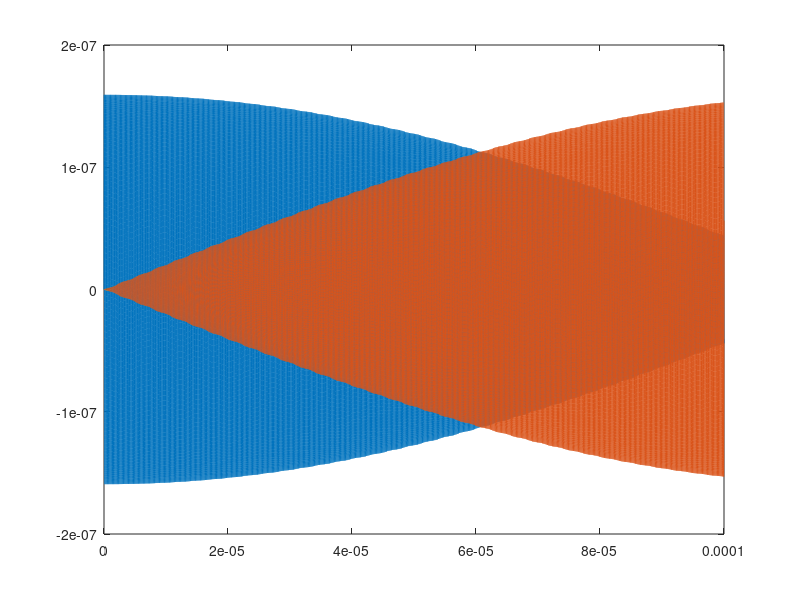

Reproduce this figure in MATLAB.

% % 1-D 1 particle(line2 to line23)
% % define parameters
% tau=1e-4;
% T=10;
% x0=5;
% v0=100;
% k=4*pi^2*4;
% N=T/tau;
% x=[];
% v=[];
% t=[];
% 
% % calculation
% x(1)=x0;
% v(1)=v0;
% t(1)=0;
% for i=1:N
%    t(i+1)=t(i)+tau;
%    v(i+1)=v(i)-k*x(i)*tau;
%    x(i+1)=x(i)+(v(i)+v(i+1))*tau/2;
% end
% plot(t,x);


% % 2-D 1 particle(line26 to line57)
% % define parameters
% tau=1e-4;%if tau is set not fine enough such as 1e-3, the simulation will fail
% T=10;
% vx0=100;
% vy0=500;
% x0=400;
% y0=100;
% k=100;
% N=T/tau;
% x=zeros(N,1);
% y=zeros(N,1);
% vx=zeros(N,1);
% vy=zeros(N,1);
% t=zeros(N,1);
% 
% % calculation
% x(1)=x0;
% y(1)=y0;
% vx(1)=vx0;
% vy(1)=vy0;
% t(1)=0;
% 
% for i=1:N
%     t(i+1)=t(i)+tau;
%     vx(i+1)=vx(i)-k*x(i)*tau;
%     vy(i+1)=vy(i)-k*y(i)*tau;
%     x(i+1)=x(i)+(vx(i)+vx(i+1))*tau/2;
%     y(i+1)=y(i)+(vy(i)+vy(i+1))*tau/2;
% end
% plot(t,x);
% plot(t,y);
% plot(x,y);



% 2-D 2 particles(line62 to line156)
% 
% NOte:
% tau=1e-2;T=1000;k=10000;kq=500 will go wrong
% however, tau=1e-3;T=1000;k=10000;kq=500 is able to work

% define parameters
mp=1.67e-27;
m=40*mp;
Q=1.6e-19;
epsilon=8.854e-12;
kq=Q^2/(4*pi*epsilon);
w1=2*pi*5e6;
w2=2*pi*0.2e6;
k1=m*w1^2;
k2=m*w2^2;

% time scale
tau=1e-9;
N=1e5;
T=N*tau;

% initial parameters
l1=(Q^2/(2*m*w1^2*pi*epsilon))^(1/3);
U1=m*w1^2*l1^2/4+Q^2/(4*pi*epsilon*l1);
l2=(Q^2/(2*m*w2^2*pi*epsilon))^(1/3);
U2=m*w2^2*l2^2/4+Q^2/(4*pi*epsilon*l2);
U=U1-U2;
vt=sqrt(2*U/m);
r10=[0,l2/2];
r20=-r10;
v10=[5,5];
v20=[0,0];
% k=10;
% kq=500;
r=zeros(N,2,2);
v=zeros(N,2,2);
t=zeros(1,N);
d=zeros(1,N);
E=zeros(1,N);
% r=[];
% v=[];
% t=[];
% d=[];
a=[];
t(1)=0;
% format x(time,order of the particle,spacial dimension)

% calculation
r(1,1,:)=r10;
r(1,2,:)=r20;
v(1,1,:)=v10;
v(1,2,:)=v20;
d(1)=sqrt((r(1,1,1)-r(1,2,1))^2+(r(1,1,2)-r(1,2,2))^2);
E(1)=m/2*(v(1,1,1)^2+v(1,1,2)^2+v(1,2,1)^2+v(1,2,2)^2)+...
    k1/2*(r(1,1,1)^2+r(1,2,1)^2)+k2/2*(r(1,1,2)^2+r(1,2,2)^2)+...
    kq*(1/d(1));

for i=2:N
    t(i)=t(i-1)+tau;
    d(i)=sqrt((r(i-1,1,1)-r(i-1,2,1))^2+(r(i-1,1,2)-r(i-1,2,2))^2);
%     a(1,1,:)=-k*r(i,1,:)+kq*(r(i,1,:)-r(i,2,:))/(d(i))^3;
%     a(1,2,:)=-k*r(i,2,:)+kq*(r(i,2,:)-r(i,1,:))/(d(i))^3;
    a(1,1,1)=-k1/m*r(i-1,1,1)+kq/m*(r(i-1,1,1)-r(i-1,2,1))/(d(i))^3;
    a(1,1,2)=-k2/m*r(i-1,1,2)+kq/m*(r(i-1,1,2)-r(i-1,2,2))/(d(i))^3;
    a(1,2,1)=-k1/m*r(i-1,2,1)+kq/m*(r(i-1,2,1)-r(i-1,1,1))/(d(i))^3;
    a(1,2,2)=-k2/m*r(i-1,2,2)+kq/m*(r(i-1,2,2)-r(i-1,1,2))/(d(i))^3;
    v(i,:,:)=v(i-1,:,:)+a*tau;
    r(i,:,:)=r(i-1,:,:)+(v(i,:,:)+v(i,:,:))*tau/2;
    E(i)=m/2*(v(i,1,1)^2+v(i,1,2)^2+v(i,2,1)^2+v(i,2,2)^2)+...
    k1/2*(r(i,1,1)^2+r(i,2,1)^2)+k2/2*(r(i,1,2)^2+r(i,2,2)^2)+...
    kq*(1/d(i));
end

plot(t,r(:,1,1));
plot(t,r(:,1,2));
% hold on;
plot(t,r(:,2,1));
plot(t,r(:,2,2));

plot(t,r(:,2,2));
hold on;
plot(t,r(:,1,2));
hold off;

plot(r(:,1,1),r(:,1,2));
hold on;
plot(r(:,2,1),r(:,2,2));
hold off;
plot(t,E);

plot(t,r(:,1,1));
hold on
plot(t,r(:,2,1));
hold off
% plot(t,r(:,2,1));
% hold on;
% plot(t,r(:,1,1));
% hold off;




% % 2_D 3 particles(line161 to line250)
% 
% 
% mp=1.67e-27;
% m=40*mp;
% Q=1.6e-19;
% epsilon=8.854e-12;
% kq=Q^2/(4*pi*epsilon);
% w1=2*pi*5e6;
% w2=2*pi*0.2e6;
% k1=m*w1^2;
% k2=m*w2^2;
% 
% tau=1e-9;
% N=1e5;
% T=tau*N;
% l=(5*Q*Q/(16*m*w2^2*pi*epsilon))^(1/3);
% 
% 
% r10=[0,l];
% r20=[0,-l];
% r30=[0,0];
% v10=[0,0];
% v20=[0,0];
% v30=[30,-80];
% 
% r=zeros(N,3,2);
% v=zeros(N,3,2);
% t=zeros(1,N);
% d12=zeros(1,N);
% d23=zeros(1,N);
% d31=zeros(1,N);
% E=zeros(1,N);
% a=zeros(1,3,2);
% 
% r(1,1,:)=r10;
% r(1,2,:)=r20;
% r(1,3,:)=r30;
% v(1,1,:)=v10;
% v(1,2,:)=v20;
% v(1,3,:)=v30;
% d12(1)=sqrt((r(1,1,1)-r(1,2,1))^2+(r(1,1,2)-r(1,2,2))^2);
% d23(1)=sqrt((r(1,2,1)-r(1,3,1))^2+(r(1,2,2)-r(1,3,2))^2);
% d31(1)=sqrt((r(1,1,1)-r(1,3,1))^2+(r(1,1,2)-r(1,3,2))^2);
%     
% 
% 
% E(1)=E(1)+m/2*(v(1,1,1)^2+v(1,1,2)^2+v(1,2,1)^2+v(1,2,2)^2+v(1,3,1)^2+v(1,3,2)^2)+...
%     k1/2*(r(1,1,1)^2+r(1,2,1)^2+r(1,3,1)^2)+k2/2*(r(1,1,2)^2+r(1,2,2)^2+r(1,3,2)^2)+...
%     kq*(1/d12(1)+1/d23(1)+1/d31(1));
% 
% for i=2:N
%     t(i)=t(i-1)+tau;
%     d12(i)=sqrt((r(i-1,1,1)-r(i-1,2,1))^2+(r(i-1,1,2)-r(i-1,2,2))^2);
%     d23(i)=sqrt((r(i-1,2,1)-r(i-1,3,1))^2+(r(i-1,2,2)-r(i-1,3,2))^2);
%     d31(i)=sqrt((r(i-1,1,1)-r(i-1,3,1))^2+(r(i-1,1,2)-r(i-1,3,2))^2);
%     a(1,1,1)=-k1/m*r(i-1,1,1)+kq/m*((r(i-1,1,1)-r(i-1,2,1))/(d12(i))^3+(r(i-1,1,1)-r(i-1,3,1))/(d31(i))^3);
%     a(1,1,2)=-k2/m*r(i-1,1,2)+kq/m*((r(i-1,1,2)-r(i-1,2,2))/(d12(i))^3+(r(i-1,1,2)-r(i-1,3,2))/(d31(i))^3);
%     a(1,2,1)=-k1/m*r(i-1,2,1)+kq/m*((r(i-1,2,1)-r(i-1,1,1))/(d12(i))^3+(r(i-1,2,1)-r(i-1,3,1))/(d23(i))^3);
%     a(1,2,2)=-k2/m*r(i-1,2,2)+kq/m*((r(i-1,2,2)-r(i-1,1,2))/(d12(i))^3+(r(i-1,2,2)-r(i-1,3,2))/(d23(i))^3);
%     a(1,3,1)=-k1/m*r(i-1,3,1)+kq/m*((r(i-1,3,1)-r(i-1,2,1))/(d23(i))^3+(r(i-1,3,1)-r(i-1,1,1))/(d31(i))^3);
%     a(1,3,2)=-k2/m*r(i-1,3,2)+kq/m*((r(i-1,3,2)-r(i-1,2,2))/(d23(i))^3+(r(i-1,3,2)-r(i-1,1,2))/(d31(i))^3);
%     v(i,:,:)=v(i-1,:,:)+tau*a;
%     r(i,:,:)=r(i-1,:,:)+(v(i,:,:)+v(i,:,:))*tau/2;
%     E(i)=m/2*(v(i,1,1)^2+v(i,1,2)^2+v(i,2,1)^2+v(i,2,2)^2+v(i,3,1)^2+v(i,3,2)^2)+...
%     k1/2*(r(i,1,1)^2+r(i,2,1)^2+r(i,3,1)^2)+k2/2*(r(i,1,2)^2+r(i,2,2)^2+r(i,3,2)^2)+...
%     kq*(1/d12(i)+1/d23(i)+1/d31(i));
% 
% end
% 
% 
% 
% %.plot(t,v[:,0,0])
% %.plot(t,v[:,0,1])
% %.show()
% 
% plot(t,r(:,1,2));
% hold on
% plot(t,r(:,2,2));
% plot(t,r(:,3,2));
% hold off
% 
% plot(t,r(:,1,1));
% hold on
% plot(t,r(:,2,1));
% plot(t,r(:,3,1));
% hold off
% %.plot(t,r[:,0,0])
% %.plot(t,r[:,1,0])
% %.plot(t,r[:,2,0])
% %.show()
% 
% plot(r(:,1,1),r(:,1,2));
% plot(t,E);
% % plot(r[:,1,0],r[:,1,1])





% % 2-D 4 particles
% 
% mp=1.67e-27;
% m=40*mp;
% Q=1.6e-19;
% epsilon=8.854e-12;
% kq=Q^2/(4*pi*epsilon);
% w1=2*pi*5e6;
% w2=2*pi*0.2e6;
% k1=m*w1^2;
% k2=m*w2^2;
% 
% tau=2e-10;
% N=1e5;
% T=tau*N;
% l=(Q*Q/(4*m*(w2)^2*pi*epsilon))^(1/3);
% 
% 
% r10=[0,-1.4368*l];
% r20=[0,-0.45438*l];
% r30=[0,0.45438*l];
% r40=[0,1.4368*l];
% v10=[0,0];
% v20=[50,100];
% v30=[0,0];
% v40=[0,0];
% 
% r=zeros(N,4,2);
% v=zeros(N,4,2);
% t=zeros(1,N);
% d12=zeros(1,N);
% d13=zeros(1,N);
% d14=zeros(1,N);
% d23=zeros(1,N);
% d24=zeros(1,N);
% d34=zeros(1,N);
% E=zeros(1,N);
% a=zeros(1,3,2);
% 
% r(1,1,:)=r10;
% r(1,2,:)=r20;
% r(1,3,:)=r30;
% r(1,4,:)=r40;
% v(1,1,:)=v10;
% v(1,2,:)=v20;
% v(1,3,:)=v30;
% v(1,4,:)=v40;
% d12(1)=sqrt((r(1,1,1)-r(1,2,1))^2+(r(1,1,2)-r(1,2,2))^2);
% d13(1)=sqrt((r(1,1,1)-r(1,3,1))^2+(r(1,1,2)-r(1,3,2))^2);
% d14(1)=sqrt((r(1,1,1)-r(1,4,1))^2+(r(1,1,2)-r(1,4,2))^2);
% d23(1)=sqrt((r(1,2,1)-r(1,3,1))^2+(r(1,2,2)-r(1,3,2))^2);
% d24(1)=sqrt((r(1,2,1)-r(1,4,1))^2+(r(1,2,2)-r(1,4,2))^2);
% d34(1)=sqrt((r(1,3,1)-r(1,4,1))^2+(r(1,3,2)-r(1,4,2))^2);
%     
% 
% 
% E(1)=E(1)+m/2*(v(1,1,1)^2+v(1,1,2)^2+v(1,2,1)^2+v(1,2,2)^2+v(1,3,1)^2+v(1,3,2)^2+v(1,4,1)^2+v(1,4,2)^2)+...
%     k1/2*(r(1,1,1)^2+r(1,2,1)^2+r(1,3,1)^2+r(1,4,1)^2)+k2/2*(r(1,1,2)^2+r(1,2,2)^2+r(1,3,2)^2+r(1,4,2)^2)+...
%     kq*(1/d12(1)+1/d13(1)+1/d14(1)+1/d23(1)+1/d24(1)+1/d34(1));
% 
% for i=2:N
%     t(i)=t(i-1)+tau;
%     d12(i)=sqrt((r(i-1,1,1)-r(i-1,2,1))^2+(r(i-1,1,2)-r(i-1,2,2))^2);
%     d13(i)=sqrt((r(i-1,1,1)-r(i-1,3,1))^2+(r(i-1,1,2)-r(i-1,3,2))^2);
%     d14(i)=sqrt((r(i-1,1,1)-r(i-1,4,1))^2+(r(i-1,1,2)-r(i-1,4,2))^2);
%     d23(i)=sqrt((r(i-1,2,1)-r(i-1,3,1))^2+(r(i-1,2,2)-r(i-1,3,2))^2);
%     d24(i)=sqrt((r(i-1,2,1)-r(i-1,4,1))^2+(r(i-1,2,2)-r(i-1,4,2))^2);
%     d34(i)=sqrt((r(i-1,3,1)-r(i-1,4,1))^2+(r(i-1,3,2)-r(i-1,4,2))^2);
%     a(1,1,1)=-k1/m*r(i-1,1,1)+kq/m*((r(i-1,1,1)-r(i-1,2,1))/(d12(i))^3+(r(i-1,1,1)-r(i-1,3,1))/(d13(i))^3+(r(i-1,1,1)-r(i-1,4,1))/(d14(i))^3);
%     a(1,1,2)=-k2/m*r(i-1,1,2)+kq/m*((r(i-1,1,2)-r(i-1,2,2))/(d12(i))^3+(r(i-1,1,2)-r(i-1,3,2))/(d13(i))^3+(r(i-1,1,2)-r(i-1,4,2))/(d14(i))^3);
%     a(1,2,1)=-k1/m*r(i-1,2,1)+kq/m*((r(i-1,2,1)-r(i-1,1,1))/(d12(i))^3+(r(i-1,2,1)-r(i-1,3,1))/(d23(i))^3+(r(i-1,2,1)-r(i-1,4,1))/(d24(i))^3);
%     a(1,2,2)=-k2/m*r(i-1,2,2)+kq/m*((r(i-1,2,2)-r(i-1,1,2))/(d12(i))^3+(r(i-1,2,2)-r(i-1,3,2))/(d23(i))^3+(r(i-1,2,2)-r(i-1,4,2))/(d24(i))^3);
%     a(1,3,1)=-k1/m*r(i-1,3,1)+kq/m*((r(i-1,3,1)-r(i-1,1,1))/(d13(i))^3+(r(i-1,3,1)-r(i-1,2,1))/(d23(i))^3+(r(i-1,3,1)-r(i-1,4,1))/(d34(i))^3);
%     a(1,3,2)=-k2/m*r(i-1,3,2)+kq/m*((r(i-1,3,2)-r(i-1,1,2))/(d13(i))^3+(r(i-1,3,2)-r(i-1,2,2))/(d23(i))^3+(r(i-1,3,2)-r(i-1,4,2))/(d34(i))^3);
%     a(1,4,1)=-k1/m*r(i-1,4,1)+kq/m*((r(i-1,4,1)-r(i-1,1,1))/(d14(i))^3+(r(i-1,4,1)-r(i-1,2,1))/(d24(i))^3+(r(i-1,4,1)-r(i-1,3,1))/(d34(i))^3);
%     a(1,4,2)=-k2/m*r(i-1,4,2)+kq/m*((r(i-1,4,2)-r(i-1,1,2))/(d14(i))^3+(r(i-1,4,2)-r(i-1,2,2))/(d24(i))^3+(r(i-1,4,2)-r(i-1,3,2))/(d34(i))^3);   
%     v(i,:,:)=v(i-1,:,:)+tau*a;
%     r(i,:,:)=r(i-1,:,:)+(v(i,:,:)+v(i,:,:))*tau/2;
%     E(i)=m/2*(v(i,1,1)^2+v(i,1,2)^2+v(i,2,1)^2+v(i,2,2)^2+v(i,3,1)^2+v(i,3,2)^2+v(i,4,1)^2+v(i,4,2)^2)+...
%     k1/2*(r(i,1,1)^2+r(i,2,1)^2+r(i,3,1)^2+r(i,4,1)^2)+k2/2*(r(i,1,2)^2+r(i,2,2)^2+r(i,3,2)^2+r(i,4,2)^2)+...
%     kq*(1/d12(i)+1/d13(i)+1/d14(i)+1/d23(i)+1/d24(i)+1/d34(i));
% 
% end
% 
% 
% 
% %.plot(t,v[:,0,0])
% %.plot(t,v[:,0,1])
% %.show()
% 
% plot(t,r(:,1,2));
% hold on
% plot(t,r(:,2,2));
% plot(t,r(:,3,2));
% plot(t,r(:,4,2));
% hold off
% 
% %.plot(t,r[:,0,0])
% %.plot(t,r[:,1,0])
% %.plot(t,r[:,2,0])
% %.show()
% 
% plot(r(:,1,1),r(:,1,2));
% plot(t,E);
% % plot(r[:,1,0],r[:,1,1])